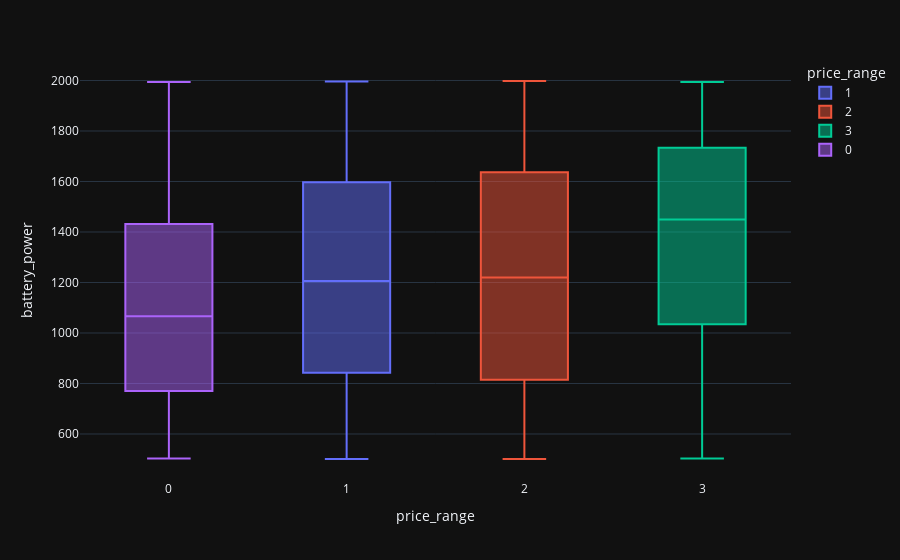

The notebook cell this image was saved under:
### Code cell
px.box(data, y='battery_power', x='price_range', color='price_range')

### Figure 1 — Plotly figure (JSON) as saved in the notebook; plotly's stock layout.template omitted (floating-point values rounded to 4 significant figures; data arrays with more than 128 entries replaced by an {"elided": "..."} marker saying what was removed)
{"data": [{"alignmentgroup": "True", "hovertemplate": "price_range=%{x}<br>battery_power=%{y}<extra></extra>", "legendgroup": "1", "marker": {"color": "#636efa"}, "name": "1", "notched": false, "offsetgroup": "1", "orientation": "v", "showlegend": true, "type": "box", "x": {"elided": "500 int values"}, "x0": " ", "xaxis": "x", "y": {"elided": "500 int values"}, "y0": " ", "yaxis": "y"}, {"alignmentgroup": "True", "hovertemplate": "price_range=%{x}<br>battery_power=%{y}<extra></extra>", "legendgroup": "2", "marker": {"color": "#EF553B"}, "name": "2", "notched": false, "offsetgroup": "2", "orientation": "v", "showlegend": true, "type": "box", "x": {"elided": "500 int values"}, "x0": " ", "xaxis": "x", "y": {"elided": "500 int values"}, "y0": " ", "yaxis": "y"}, {"alignmentgroup": "True", "hovertemplate": "price_range=%{x}<br>battery_power=%{y}<extra></extra>", "legendgroup": "3", "marker": {"color": "#00cc96"}, "name": "3", "notched": false, "offsetgroup": "3", "orientation": "v", "showlegend": true, "type": "box", "x": {"elided": "500 int values"}, "x0": " ", "xaxis": "x", "y": {"elided": "500 int values"}, "y0": " ", "yaxis": "y"}, {"alignmentgroup": "True", "hovertemplate": "price_range=%{x}<br>battery_power=%{y}<extra></extra>", "legendgroup": "0", "marker": {"color": "#ab63fa"}, "name": "0", "notched": false, "offsetgroup": "0", "orientation": "v", "showlegend": true, "type": "box", "x": {"elided": "500 int values"}, "x0": " ", "xaxis": "x", "y": {"elided": "500 int values"}, "y0": " ", "yaxis": "y"}], "layout": {"boxmode": "overlay", "legend": {"title": {"text": "price_range"}, "tracegroupgap": 0}, "margin": {"t": 60}, "xaxis": {"anchor": "y", "categoryarray": [1, 2, 3, 0], "categoryorder": "array", "domain": [0, 1], "title": {"text": "price_range"}}, "yaxis": {"anchor": "x", "domain": [0, 1], "title": {"text": "battery_power"}}}}
